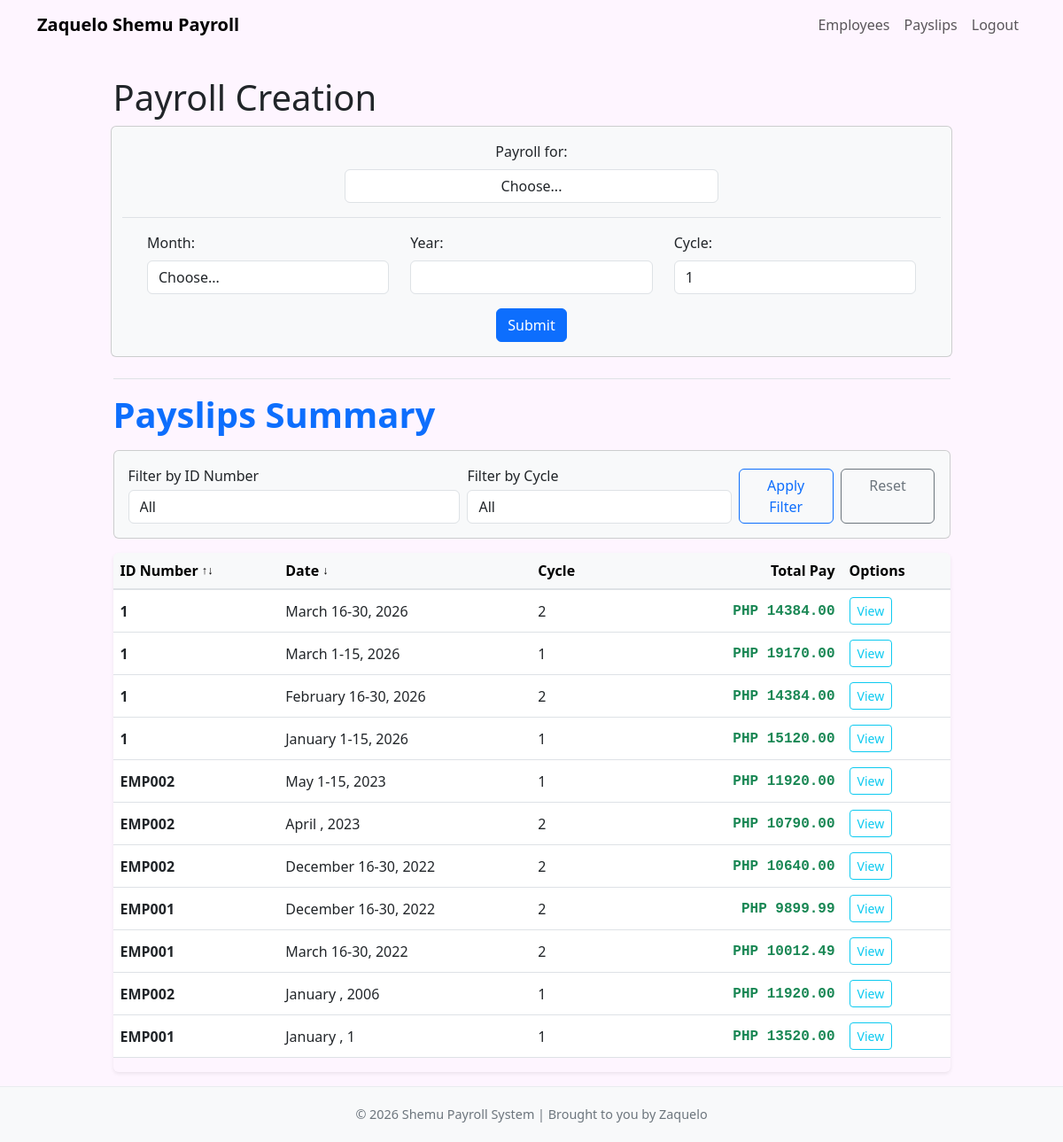
The app's page /payslips/ (signed in), older data.
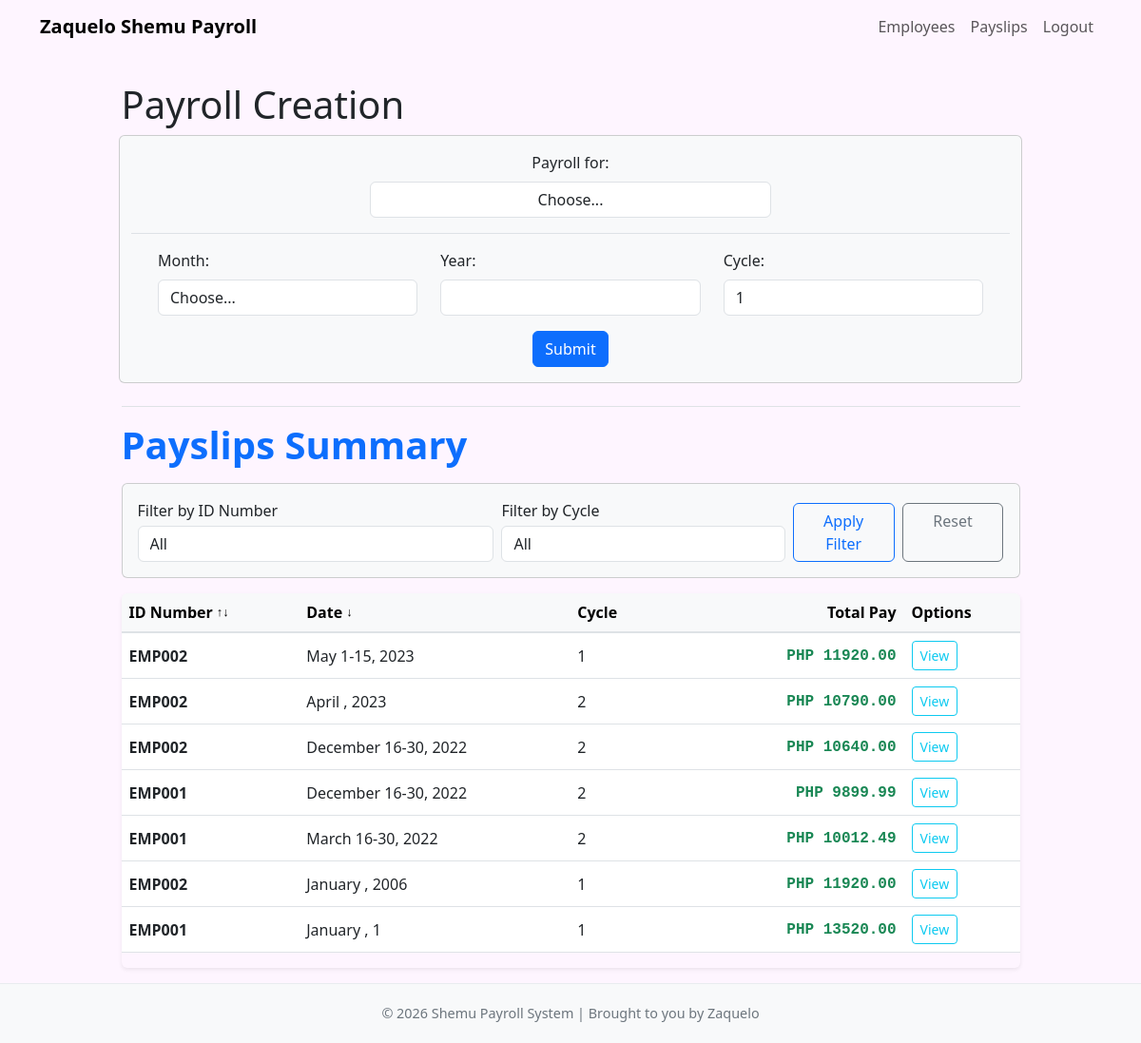
The same page, newer data.
### payroll_app/models.py (models this page shows, shortened)
class Payslip(models.Model):
    id_number = models.ForeignKey(Employee, on_delete=models.CASCADE)
    month = models.CharField(max_length=100)
    date_range = models.CharField(max_length=100)
    year = models.CharField(max_length=4)
    pay_cycle = models.IntegerField()
    rate = models.FloatField()
    earnings_allowance = models.FloatField(default=0)
    overtime = models.FloatField(default=0)
    deductions_tax = models.FloatField(default=0)
    deductions_health = models.FloatField(default=0)
    pag_ibig = models.FloatField(default=0)
    sss = models.FloatField(default=0)
    total_pay = models.FloatField(default=0)

class Employee(models.Model):
    name = models.CharField(max_length=255)
    id_number = models.CharField(max_length=100, unique=True)
    rate = models.FloatField()
    overtime_pay = models.FloatField(null=True, blank=True, default=0)
    allowance = models.FloatField(null=True, blank=True, default=0)

### payroll_app/views.py (the view, shortened to what this page needs)
# urls.py: path('payslips/', views.payslips_list, name='payslips_list'),
@login_required
def payslips_list(request):
    selected_id = request.GET.get("id_number", "all")
    selected_cycle = request.GET.get("pay_cycle", "all")
    sort_by = request.GET.get("sort_by", "date")
    sort_order = request.GET.get("sort_order", "desc")
    if sort_order not in {"asc", "desc"}:
        sort_order = "desc"
    if sort_by not in {"id_number", "date"}:
        sort_by = "date"
    payslips = Payslip.objects.all()
    employees = Employee.objects.all()
    if selected_id != "all":
        payslips = payslips.filter(id_number__id_number=selected_id)
    if selected_cycle in {"1", "2"}:
        payslips = payslips.filter(pay_cycle=int(selected_cycle))
    payslips = _apply_payslip_sorting(payslips, sort_by, sort_order)
    return render(request, 'payroll_app/payslips/payslips_list.html', {
        'payslips': payslips,
        'employees': employees,
        'selected_id': selected_id,
        'selected_cycle': selected_cycle,
        'sort_by': sort_by,
        'sort_order': sort_order,
    })

### payroll_app/views.py (called while the page is built)
def _is_admin(user):
    return user.is_staff or user.is_superuser

def _require_admin(request):
    return _is_admin(request.user)

### payroll_app/templates/payroll_app/payslips/payslips_list.html (shortened to what this page needs)
{% extends 'payroll_app/base.html' %}
{% block content %}
<div class="row justify-content-center py-3">
    {% if request.user.is_staff or request.user.is_superuser %}
    <h1 style="width: 85%">Payroll Creation</h1>
    <form id="add_menu_form" method="POST" class="card bg-light col-10">
        <div class="row justify-content-center mx-3 my-3">
            <div class="col-6">
                <label for="employee_id" class="form-label text-center w-100">Payroll for:</label>
                <select name="employee_id" class="form-control text-center" id="employee_id" required>
                    <option value="">Choose...</option>
                </select>
            </div>
        </div>
        <span class="border-bottom d-block w-100"></span>
        <div class="row mx-3 my-3">
            <div class="col-4">
                <label for="month" class="form-label">Month:</label>
                <select name="month" class="form-control" id="month" required>
                    <option value="">Choose...</option>
                </select>
            </div>
            <div class="col-4">
                <label for="year" class="form-label">Year:</label>
                <input type="number" class="form-control" id="year" name="year" min="1" required>
            </div>
            <div class="col-4">
                <label for="pay_cycle" class="form-label">Cycle:</label>
                <select name="pay_cycle" class="form-control" id="pay_cycle" required>
                    <option value="1">1</option>
                </select>
            </div>
        </div>
        <div class="text-center mb-3">
            <button type="submit" class="btn btn-primary mx-3">Submit</button>
        </div>
    </form>
    {% endif %}
    <div style="width: 85%">
        <span class="border-bottom d-block mt-4"></span>
        <div class="d-flex justify-content-between align-items-center mb-3 mt-3">
            <h1 class="fw-bold text-primary mb-0">Payslips Summary</h1>
        </div>
        <form method="GET" class="card card-body bg-light mb-3">
            <div class="row g-2 align-items-end">
                {% if request.user.is_staff or request.user.is_superuser %}
                <div class="col-md-5">
                    <label for="id_number_filter" class="form-label mb-1">Filter by ID Number</label>
                    <select name="id_number" id="id_number_filter" class="form-control">
                        <option value="all" {% if selected_id == "all" %}selected{% endif %}>All</option>
                    </select>
                </div>
                {% endif %}
                <div class="col-md-4">
                    <label for="pay_cycle_filter" class="form-label mb-1">Filter by Cycle</label>
                    <select name="pay_cycle" id="pay_cycle_filter" class="form-control">
                        <option value="all" {% if selected_cycle == "all" %}selected{% endif %}>All</option>
                    </select>
                </div>
                <div class="col-md-3 d-flex gap-2">
                    <button type="submit" class="btn btn-outline-primary w-100">Apply Filter</button>
                    <a href="{% url 'payslips_list' %}" class="btn btn-outline-secondary w-100">Reset</a>
                </div>
            </div>
        </form>
        <div class="table-responsive shadow-sm rounded">
            <table class="table table-hover align-middle">
                <thead class="table-light table-header-separator">
                    <tr>
                        <th scope="col">
                            <a class="sort-link" href="?id_number={{ selected_id }}&pay_cycle={{ selected_cycle }}&sort_by=id_number&sort_order={% if sort_by == 'id_number' and sort_order == 'asc' %}desc{% else %}asc{% endif %}">
                                ID Number
                                <span class="sort-arrow">
                                    {% if sort_by == 'id_number' %}
                                        {% if sort_order == 'asc' %}&uarr;{% else %}&darr;{% endif %}
                                    {% else %}
                                        &uarr;&darr;
                                    {% endif %}
                                </span>
                            </a>
                        </th>
                        <th scope="col">
                            <a class="sort-link" href="?id_number={{ selected_id }}&pay_cycle={{ selected_cycle }}&sort_by=date&sort_order={% if sort_by == 'date' and sort_order == 'asc' %}desc{% else %}asc{% endif %}">
                                Date
                                <span class="sort-arrow">
                                    {% if sort_by == 'date' %}
                                        {% if sort_order == 'asc' %}&uarr;{% else %}&darr;{% endif %}
                                    {% else %}
                                        &uarr;&darr;
                                    {% endif %}
                                </span>
                            </a>
                        </th>
                        <th scope="col">Cycle</th>
                        <th scope="col" class="text-end total-pay-header">Total Pay</th>
                        <th scope="col">Options</th>
                    </tr>
                </thead>
                <tbody>
                    {% for p in payslips %}
                        <tr>
                            <td class="fw-semibold">{{ p.id_number.id_number }}</td>
                            <td>{{ p.month }} {{ p.date_range }}, {{ p.year }}</td>
                            <td>{{ p.pay_cycle }}</td>
                            <td class="text-success fw-bold text-end pay-value">PHP {{ p.total_pay|floatformat:2 }}</td>
                            <td>
                                <a href="{% url 'view_payslip' pk=p.pk %}"
                                   class="btn btn-outline-info btn-sm">
                                    View
                                </a>
                            </td>
                        </tr>
                    {% empty %}
                        <tr>
                            <td colspan="5" class="text-center text-muted py-4">
                                No payslips found.
                            </td>
                        </tr>
                    {% endfor %}
                </tbody>
            </table>
        </div>
    </div>
</div>
{% endblock %}

### payroll_app/templates/payroll_app/base.html (shortened to what this page needs)
<!DOCTYPE html>
<html lang="en">
<head>
    <link href="https://cdn.jsdelivr.net/npm/bootstrap@5.3.0/dist/css/bootstrap.min.css" rel="stylesheet">
</head>
<body>
    {% if request.user.is_authenticated %}
    <nav id="mainNavbar" class="navbar navbar-expand-lg fixed-top navbar-light navbar-transparent">
        <div class="container">
            <a class="navbar-brand" href="{% url 'home' %}">Zaquelo Shemu Payroll</a>
            <div class="collapse navbar-collapse" id="navbarNav">
                <div class="navbar-nav ms-auto">
                    {% if request.user.is_staff or request.user.is_superuser %}
                    <a class="nav-link" href="{% url 'employees_list' %}">Employees</a>
                    {% endif %}
                    <a class="nav-link" href="{% url 'payslips_list' %}">Payslips</a>
                    <a class="nav-link" href="{% url 'logout' %}">Logout</a>
                </div>
            </div>
        </div>
    </nav>
    {% endif %}
    <div class="container page-content">
        {% block content %}
        {% endblock %}
    </div>
    <footer>
        <p>© 2026 Shemu Payroll System | Brought to you by Zaquelo</p>
    </footer>
</body>
</html>

### payroll_app/templates/payroll_app/base.html (style rules this page uses)
body { background-color: #fef5ff; min-height: 100vh; padding-top: 70px; font-family: 'Segoe UI', Tahoma, Geneva, Verdana, sans-serif; display: flex; flex-direction: column; }
.page-content { flex: 1 0 auto; }
.navbar { margin-bottom: 20px; transition: background-color 0.3s ease, box-shadow 0.3s ease; }
.navbar-transparent { background: linear-gradient(to right, #ffffff00, #ffffff00) !important; box-shadow: none; }
.navbar .nav-link { position: relative; transition: color 0.3s ease; }
.navbar .nav-link::after { content: ""; position: absolute; left: 0; bottom: -5px; width: 0%; height: 2px; background-color: #ff7373; transition: width 0.3s ease; }
.navbar .navbar-brand { font-family: 'Segoe UI', Tahoma, Geneva, Verdana, sans-serif; font-weight: 600; font-size: 1.25rem; transition: transform 0.2s ease; }
footer { margin-top: auto; padding: 20px; text-align: center; color: #6c757d; background-color: #f8f9fa; border-top: 1px solid #e9ecef; }
footer p { margin: 0; font-size: 0.9rem; }

### payroll_app/templates/payroll_app/payslips/payslips_list.html (style rules this page uses)
.table-header-separator tr { border-bottom: 2px solid #dee2e6; }
.pay-value { font-variant-numeric: tabular-nums; font-family: ui-monospace, SFMono-Regular, Menlo, Monaco, Consolas, "Liberation Mono", "Courier New", monospace; }
.total-pay-header { min-width: 170px; }
.sort-link { color: inherit; text-decoration: none; display: inline-flex; align-items: center; gap: 0.25rem; }
.sort-arrow { font-size: 0.8rem; }

Row changes from the older to the newer data that the page shows:
removed Payslip: id_number.id_number "1", month "March", date_range "16-30", year "2026", pay_cycle "2", total_pay "14384.00"
removed Payslip: id_number.id_number "1", month "March", date_range "1-15", year "2026", pay_cycle "1", total_pay "19170.00"
removed Payslip: id_number.id_number "1", month "February", date_range "16-30", year "2026", pay_cycle "2", total_pay "14384.00"
removed Payslip: id_number.id_number "1", month "January", date_range "1-15", year "2026", pay_cycle "1", total_pay "15120.00"
